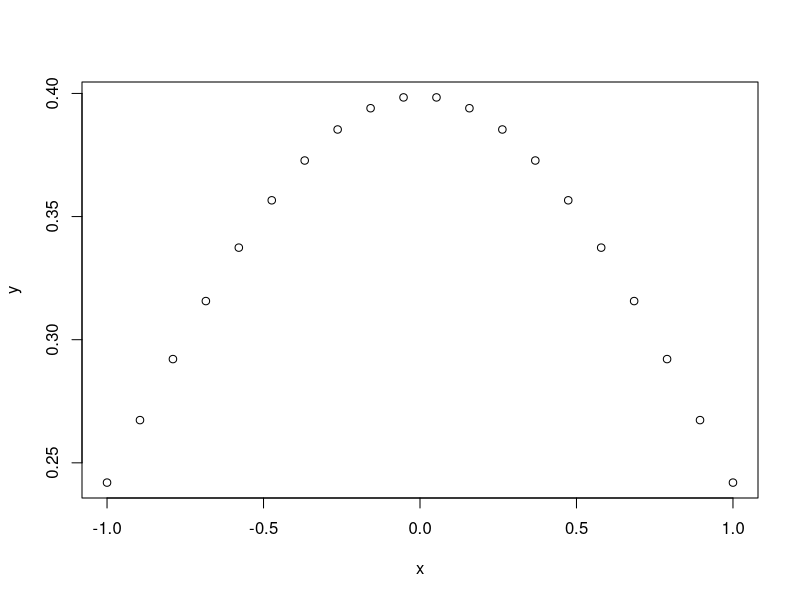

Recreate this plot in R. (Note: this script raises an error after producing the figure.)
## ---- chunk 1
knitr::opts_chunk$set(
  fig.align = "center"
  # out.width = "60%"
)
## ---- chunk 2
x <- seq(-1, 1, length = 20)
y <- dnorm(x)

plot(x, y)
## ---- chunk 3

head(mtcars)
## ---- chunk 4
knitr::include_graphics("img/R Module 4/New R Markdown.png")
## ---- chunk 5
knitr::include_graphics("img/R Module 4/R Markdown.png")
## ---- chunk 6
library(tidyverse)
library(readxl)

survey <- read_xlsx(path = "data/salary_survey.xlsx")
## ---- chunk 7
survey_sub <- survey %>%
  select(`Survey Year`, Country, PrimaryDatabase, SalaryUSD, YearsWithThisDatabase, YearsWithThisTypeOfJob, Education)
## ---- chunk 8

survey_sub <- survey_sub %>%
  dplyr::filter(
    YearsWithThisDatabase <= 50,

    # Same for the following:
    YearsWithThisTypeOfJob <= 50,

    # We're only interested in the U.S.
    Country == "United States",

    # We want to filter out "missing values"
    Education != "Not Asked",

    # Some respondents put in their hourly wage rather than their yearly salary;
    # it's doubtful that anyone only makes $13 USD per year working in this kind
    # of job!

    SalaryUSD > 1000
  )
## ---- chunk 9
survey_sub %>%
  ggplot(aes(y = Education, x = SalaryUSD)) +
  geom_boxplot()
## ---- chunk 10
survey_sub <- survey_sub %>%
  mutate(
    SalaryLog10 = log10(SalaryUSD)
  )


# We'll pop this back into our boxplots...
survey_sub %>%
  ggplot(aes(y = Education, x = SalaryLog10)) +
  geom_boxplot()
## ---- chunk 11
survey_sub$Education <-
  factor(
    survey_sub$Education,

    # We set this argument to TRUE when the order of our factor matters, or if
    # we intend to compare the "amount" of education (a PhD is a greater
    # "amount" of education than a Bachelors, for example.)
    ordered = TRUE,

    # The `levels` argument requests a character vector of the different factor
    # levels in the dataset, and the order we want them to be in.
    levels = c(
      "None (no degree completed)",
      "Associates (2 years)",
      "Bachelors (4 years)",
      "Masters",
      "Doctorate/PhD"
    )
  )


summary(survey_sub)
## ---- chunk 12
factors <-
  # The `cut()` function takes a character vector and "cuts" it into a factor,
  # by looking at values that fall within each break. Think of it as plotting a
  # histogram with a certain number of bins, and assigning each of those bins as
  # a factor level.
  cut(
    survey_sub$SalaryLog10,
    breaks = c(4, 5, 6, 7),
    labels = c("5 Figures", "6 Figures", "7 Figures")
  )

survey_sub$SalaryFigs <- factors

summary(survey_sub)
## ---- chunk 13
survey_clean <- survey_sub %>%
  # We're not interested in these columns, so we can exclude them with a "-"
  dplyr::select(-PrimaryDatabase, -Country, SalaryLog10) %>%
  # Likewise, we want to ignore the cases where the salary is 7 figures, so we set our filter criterion to the observations where SalaryFigs is not (!= represents "is not") "7 Figures".
  dplyr::filter(SalaryFigs != "7 Figures") %>%
  # Even though we filtered out the cases of 7-figure salaries, the "7 Figures"
  # level still exists within our data. We use the `droplevels()` function to
  # remove unused factor levels. Nothing actually changes about our data itself,
  # but it helps keep our results tidy.
  droplevels()


summary(survey_clean)
## ---- chunk 14
survey_clean %>%
  ggplot(aes(x = YearsWithThisTypeOfJob, y = SalaryFigs, fill = SalaryFigs)) +
  geom_boxplot() +
  facet_grid(rows = vars(Education)) +
  labs(
    x = "Years with this type of job",
    y = "Salary Figures",
    title = "Years Experience vs. Salary",
    fill = "Figures"
  )
